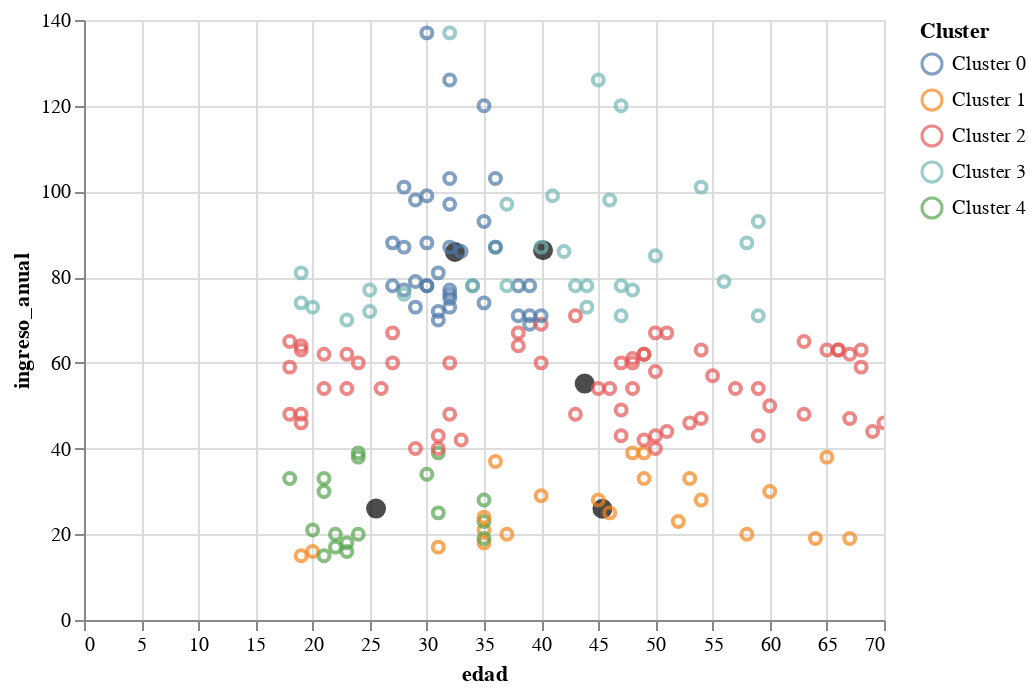

The cell this chart's notebook holds for it:
### Code cell
plot_1 + plot_2 #cluster y centroides

### Figure 1 — Vega-Lite specification as saved in the notebook (floating-point values rounded to 4 significant figures; data arrays with more than 128 entries replaced by an {"elided": "..."} marker saying what was removed)
{"config": {"view": {"continuousWidth": 400, "continuousHeight": 300}}, "layer": [{"data": {"name": "data-6c944fa7dc973fa8420153baa7d09a0c"}, "mark": {"type": "circle", "size": 100}, "encoding": {"color": {"value": "black"}, "x": {"type": "quantitative", "field": "edad"}, "y": {"type": "quantitative", "field": "ingreso_anual"}}, "selection": {"selector027": {"type": "interval", "bind": "scales", "encodings": ["x", "y"]}}}, {"data": {"name": "data-c0e5d7517e49e41d34372728fb1793f1"}, "mark": "point", "encoding": {"color": {"type": "nominal", "field": "Cluster"}, "x": {"type": "quantitative", "field": "edad"}, "y": {"type": "quantitative", "field": "ingreso_anual"}}, "selection": {"selector026": {"type": "interval", "bind": "scales", "encodings": ["x", "y"]}}}], "$schema": "https://vega.github.io/schema/vega-lite/v4.8.1.json", "datasets": {"data-6c944fa7dc973fa8420153baa7d09a0c": [{"edad": 32.46, "ingreso_anual": 85.86, "importe_gastado": 82.08, "genero_Male": 0.4865}, {"edad": 45.36, "ingreso_anual": 25.95, "importe_gastado": 21.09, "genero_Male": 0.4091}, {"edad": 43.81, "ingreso_anual": 55.16, "importe_gastado": 49.4, "genero_Male": 0.4286}, {"edad": 40.17, "ingreso_anual": 86.27, "importe_gastado": 19.17, "genero_Male": 0.5667}, {"edad": 25.56, "ingreso_anual": 26.0, "importe_gastado": 78.78, "genero_Male": 0.3889}], "data-c0e5d7517e49e41d34372728fb1793f1": {"elided": "170 records"}}}
